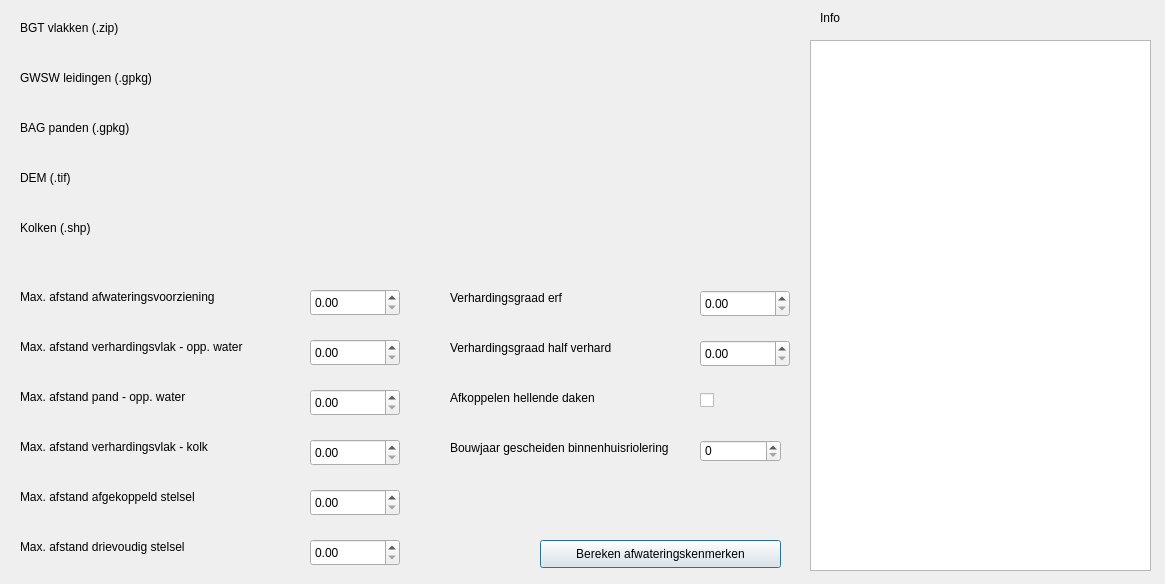
<?xml version="1.0" encoding="UTF-8"?>
<ui version="4.0">
 <class>BGTInloopToolDialogBase</class>
 <widget class="QDialog" name="BGTInloopToolDialogBase">
  <property name="geometry">
   <rect>
    <x>0</x>
    <y>0</y>
    <width>1165</width>
    <height>584</height>
   </rect>
  </property>
  <property name="windowTitle">
   <string>BGT Inlooptool</string>
  </property>
  <widget class="QgsFileWidget" name="bgt_file">
   <property name="geometry">
    <rect>
     <x>170</x>
     <y>20</y>
     <width>551</width>
     <height>27</height>
    </rect>
   </property>
  </widget>
  <widget class="QgsFileWidget" name="pipe_file">
   <property name="geometry">
    <rect>
     <x>170</x>
     <y>70</y>
     <width>551</width>
     <height>27</height>
    </rect>
   </property>
  </widget>
  <widget class="QLabel" name="label">
   <property name="geometry">
    <rect>
     <x>20</x>
     <y>20</y>
     <width>131</width>
     <height>16</height>
    </rect>
   </property>
   <property name="text">
    <string>BGT vlakken (.zip)</string>
   </property>
  </widget>
  <widget class="QLabel" name="label_2">
   <property name="geometry">
    <rect>
     <x>20</x>
     <y>70</y>
     <width>161</width>
     <height>16</height>
    </rect>
   </property>
   <property name="text">
    <string>GWSW leidingen (.gpkg)</string>
   </property>
  </widget>
  <widget class="QLabel" name="label_3">
   <property name="geometry">
    <rect>
     <x>20</x>
     <y>289</y>
     <width>271</width>
     <height>16</height>
    </rect>
   </property>
   <property name="text">
    <string>Max. afstand afwateringsvoorziening</string>
   </property>
  </widget>
  <widget class="QLabel" name="label_4">
   <property name="geometry">
    <rect>
     <x>20</x>
     <y>339</y>
     <width>261</width>
     <height>16</height>
    </rect>
   </property>
   <property name="text">
    <string>Max. afstand verhardingsvlak - opp. water</string>
   </property>
  </widget>
  <widget class="QLabel" name="label_5">
   <property name="geometry">
    <rect>
     <x>20</x>
     <y>389</y>
     <width>271</width>
     <height>16</height>
    </rect>
   </property>
   <property name="text">
    <string>Max. afstand pand - opp. water</string>
   </property>
  </widget>
  <widget class="QLabel" name="label_6">
   <property name="geometry">
    <rect>
     <x>20</x>
     <y>439</y>
     <width>271</width>
     <height>16</height>
    </rect>
   </property>
   <property name="text">
    <string>Max. afstand verhardingsvlak - kolk</string>
   </property>
  </widget>
  <widget class="QLabel" name="label_7">
   <property name="geometry">
    <rect>
     <x>20</x>
     <y>489</y>
     <width>271</width>
     <height>16</height>
    </rect>
   </property>
   <property name="text">
    <string>Max. afstand afgekoppeld stelsel</string>
   </property>
  </widget>
  <widget class="QLabel" name="label_8">
   <property name="geometry">
    <rect>
     <x>20</x>
     <y>539</y>
     <width>241</width>
     <height>16</height>
    </rect>
   </property>
   <property name="text">
    <string>Max. afstand drievoudig stelsel</string>
   </property>
  </widget>
  <widget class="QgsDoubleSpinBox" name="max_afstand_vlak_afwateringsvoorziening">
   <property name="geometry">
    <rect>
     <x>310</x>
     <y>289</y>
     <width>90</width>
     <height>27</height>
    </rect>
   </property>
  </widget>
  <widget class="QgsDoubleSpinBox" name="max_afstand_vlak_oppwater">
   <property name="geometry">
    <rect>
     <x>310</x>
     <y>339</y>
     <width>90</width>
     <height>27</height>
    </rect>
   </property>
  </widget>
  <widget class="QgsDoubleSpinBox" name="max_afstand_pand_oppwater">
   <property name="geometry">
    <rect>
     <x>310</x>
     <y>389</y>
     <width>90</width>
     <height>27</height>
    </rect>
   </property>
  </widget>
  <widget class="QgsDoubleSpinBox" name="max_afstand_vlak_kolk">
   <property name="geometry">
    <rect>
     <x>310</x>
     <y>439</y>
     <width>90</width>
     <height>27</height>
    </rect>
   </property>
  </widget>
  <widget class="QgsDoubleSpinBox" name="max_afstand_afgekoppeld">
   <property name="geometry">
    <rect>
     <x>310</x>
     <y>489</y>
     <width>90</width>
     <height>27</height>
    </rect>
   </property>
  </widget>
  <widget class="QgsDoubleSpinBox" name="max_afstand_drievoudig">
   <property name="geometry">
    <rect>
     <x>310</x>
     <y>539</y>
     <width>90</width>
     <height>27</height>
    </rect>
   </property>
  </widget>
  <widget class="QLabel" name="label_9">
   <property name="geometry">
    <rect>
     <x>450</x>
     <y>390</y>
     <width>181</width>
     <height>16</height>
    </rect>
   </property>
   <property name="text">
    <string>Afkoppelen hellende daken </string>
   </property>
  </widget>
  <widget class="QCheckBox" name="afkoppelen_hellende_daken">
   <property name="geometry">
    <rect>
     <x>700</x>
     <y>390</y>
     <width>81</width>
     <height>20</height>
    </rect>
   </property>
   <property name="text">
    <string/>
   </property>
  </widget>
  <widget class="QLabel" name="label_10">
   <property name="geometry">
    <rect>
     <x>450</x>
     <y>440</y>
     <width>241</width>
     <height>16</height>
    </rect>
   </property>
   <property name="text">
    <string>Bouwjaar gescheiden binnenhuisriolering</string>
   </property>
  </widget>
  <widget class="QLabel" name="label_11">
   <property name="geometry">
    <rect>
     <x>20</x>
     <y>120</y>
     <width>161</width>
     <height>16</height>
    </rect>
   </property>
   <property name="text">
    <string>BAG panden (.gpkg)</string>
   </property>
  </widget>
  <widget class="QgsFileWidget" name="building_file">
   <property name="geometry">
    <rect>
     <x>170</x>
     <y>120</y>
     <width>551</width>
     <height>27</height>
    </rect>
   </property>
  </widget>
  <widget class="QPushButton" name="pushButtonRun">
   <property name="geometry">
    <rect>
     <x>540</x>
     <y>540</y>
     <width>241</width>
     <height>28</height>
    </rect>
   </property>
   <property name="text">
    <string>Bereken afwateringskenmerken</string>
   </property>
  </widget>
  <widget class="QLabel" name="label_12">
   <property name="geometry">
    <rect>
     <x>20</x>
     <y>170</y>
     <width>121</width>
     <height>16</height>
    </rect>
   </property>
   <property name="text">
    <string>DEM (.tif)</string>
   </property>
  </widget>
  <widget class="QgsFileWidget" name="dem_file">
   <property name="geometry">
    <rect>
     <x>170</x>
     <y>170</y>
     <width>551</width>
     <height>27</height>
    </rect>
   </property>
  </widget>
  <widget class="QSpinBox" name="bouwjaar_gescheiden_binnenhuisriolering">
   <property name="geometry">
    <rect>
     <x>700</x>
     <y>440</y>
     <width>81</width>
     <height>22</height>
    </rect>
   </property>
  </widget>
  <widget class="QListWidget" name="listWidget">
   <property name="geometry">
    <rect>
     <x>810</x>
     <y>40</y>
     <width>341</width>
     <height>531</height>
    </rect>
   </property>
  </widget>
  <widget class="QLabel" name="label_13">
   <property name="geometry">
    <rect>
     <x>820</x>
     <y>10</y>
     <width>55</width>
     <height>16</height>
    </rect>
   </property>
   <property name="text">
    <string>Info</string>
   </property>
  </widget>
  <widget class="QgsFileWidget" name="kolken_file">
   <property name="geometry">
    <rect>
     <x>170</x>
     <y>220</y>
     <width>551</width>
     <height>27</height>
    </rect>
   </property>
  </widget>
  <widget class="QLabel" name="label_14">
   <property name="geometry">
    <rect>
     <x>20</x>
     <y>220</y>
     <width>121</width>
     <height>16</height>
    </rect>
   </property>
   <property name="text">
    <string>Kolken (.shp)</string>
   </property>
  </widget>
  <widget class="QLabel" name="label_15">
   <property name="geometry">
    <rect>
     <x>450</x>
     <y>290</y>
     <width>201</width>
     <height>16</height>
    </rect>
   </property>
   <property name="text">
    <string>Verhardingsgraad erf</string>
   </property>
  </widget>
  <widget class="QLabel" name="label_16">
   <property name="geometry">
    <rect>
     <x>450</x>
     <y>340</y>
     <width>201</width>
     <height>16</height>
    </rect>
   </property>
   <property name="text">
    <string>Verhardingsgraad half verhard</string>
   </property>
  </widget>
  <widget class="QgsDoubleSpinBox" name="verhardingsgraad_erf">
   <property name="geometry">
    <rect>
     <x>700</x>
     <y>290</y>
     <width>90</width>
     <height>27</height>
    </rect>
   </property>
  </widget>
  <widget class="QgsDoubleSpinBox" name="verhardingsgraad_half_verhard">
   <property name="geometry">
    <rect>
     <x>700</x>
     <y>340</y>
     <width>90</width>
     <height>27</height>
    </rect>
   </property>
  </widget>
 </widget>
 <customwidgets>
  <customwidget>
   <class>QgsDoubleSpinBox</class>
   <extends>QDoubleSpinBox</extends>
   <header>qgsdoublespinbox.h</header>
  </customwidget>
  <customwidget>
   <class>QgsFileWidget</class>
   <extends>QWidget</extends>
   <header>qgsfilewidget.h</header>
  </customwidget>
 </customwidgets>
 <resources/>
 <connections/>
</ui>
